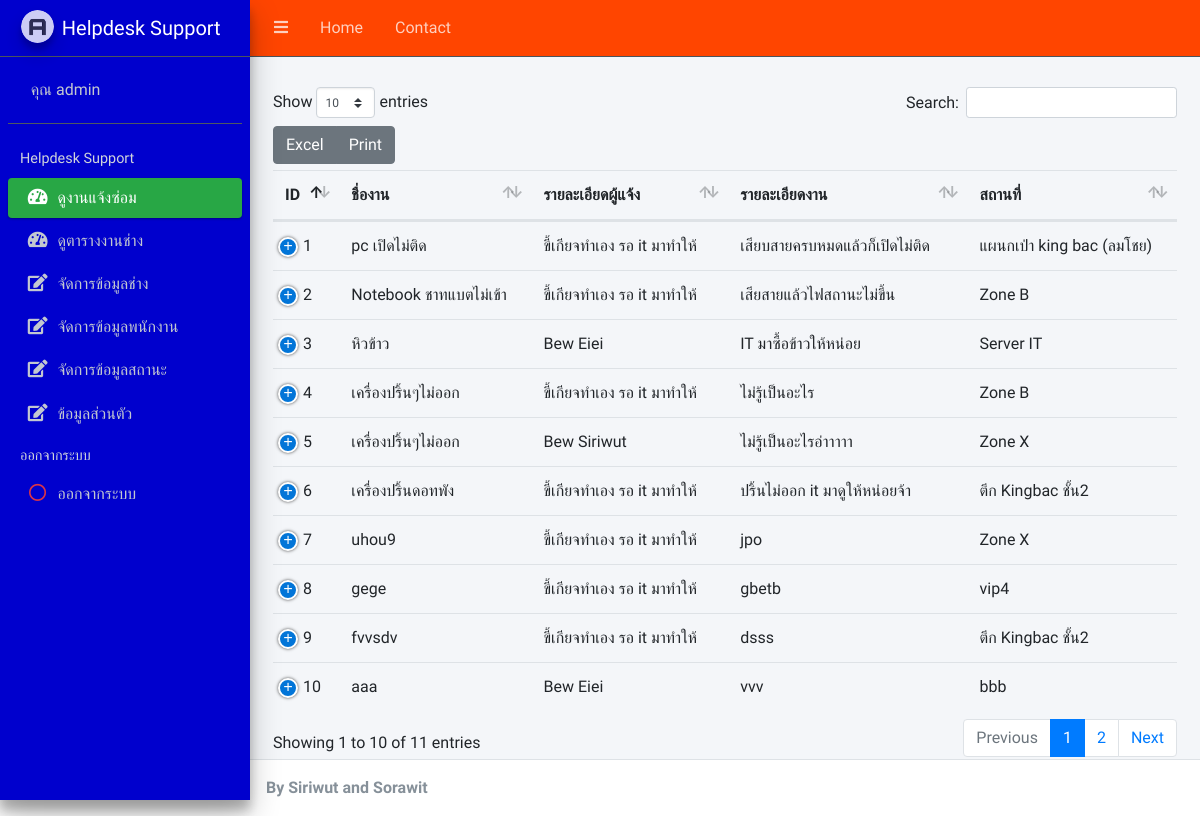
/admin/ (signed in), run on the app's committed database.
### tables this page shows
CREATE TABLE `tbl_case` (
  `case_id` int(11) NOT NULL COMMENT 'PK',
  `user_id` int(11) NOT NULL COMMENT 'tbl_login',
  `status_id` int(11) NOT NULL DEFAULT 1 COMMENT 'tbl_status',
  `tec_id` int(11) NOT NULL COMMENT 'ช่าง',
  `name_case` varchar(100) NOT NULL COMMENT 'แจ้งซ่อม',
  `detail_case` varchar(250) NOT NULL COMMENT 'รายละเอียด',
  `place_case` varchar(100) NOT NULL COMMENT 'สถานที่',
  `date_case` timestamp NULL DEFAULT current_timestamp() COMMENT 'วันที่แจ้งซ่อม',
  `date_assign` timestamp NULL DEFAULT NULL COMMENT 'วันที่ส่งมอบงาน',
  `date_sent` timestamp NULL DEFAULT NULL COMMENT 'วันที่รับงาน',
  `date_close` timestamp NULL DEFAULT NULL COMMENT 'วันที่ปิดงาน',
  `date_period` varchar(50) NOT NULL COMMENT 'ระยะเวลา'
);

### admin/case_list.php (the view, shortened to what this page needs)
<?php
  include("condb.php");
     $query_case = "SELECT c.*,u.u_name,u.u_lastname,s.status_name,u.u_tel,u.u_email,s.status_id
     FROM tbl_case as c
     INNER JOIN tbl_login as u ON c.user_id = u.user_id
     INNER JOIN tbl_status as s ON c.status_id = s.status_id
     order by case_id " or die ("Error:" . mysqli_error());
       $result = mysqli_query($con, $query_case);
  ?>
<table id="example1" class="table table-hover text-nowrap">
    <thead>
        <tr role="row" class="info">
            <th tabindex="0" rowspan="1" colspan="1" style="width: 5%;">ID</th>
            <th tabindex="0" rowspan="1" colspan="1" style="width: 10%;">ชื่องาน</th>
            <th tabindex="0" rowspan="1" colspan="1" style="width: 15%;">รายละเอียดผู้แจ้ง</th>
            <th tabindex="0" rowspan="1" colspan="1" style="width: 20%;">รายละเอียดงาน</th>
            <th tabindex="0" rowspan="1" colspan="1" style="width: 10%;">สถานที่</th>
        </tr>
    </thead>
    <tbody>
        <?php foreach ($result as $row) {  ?>
        <tr>
            <td>
                <?php echo $row['case_id'];; ?>
            </td>
            <td>
                <?php echo $row['name_case']; ?>
            </td>
            <td>
                <?php echo $row['u_name'].' '.$row['u_lastname'] ?>
            </td>
            <td>
                <?php echo $row['detail_case']; ?>
            </td>
            <td>
                <?php echo $row['place_case']; ?>
            </td>
            <?php   } ?>
        </tr>
    </tbody>
</table>

### data on the page
tbl_case: case_id "1", name_case "pc เปิดไม่ติด", user.u_name "ขี้เกียจทำเอง", user.u_lastname "รอ it มาทำให้", detail_case "เสียบสายครบหมดแล้วก็เปิดไม่ติด", place_case "แผนกเป่า king bac (ลมโชย)"
tbl_case: case_id "2", name_case "Notebook ชาทแบตไม่เข้า", user.u_name "ขี้เกียจทำเอง", user.u_lastname "รอ it มาทำให้", detail_case "เสียสายแล้วไฟสถานะไม่ขึ้น", place_case "Zone B"
tbl_case: case_id "3", name_case "หิวข้าว", user.u_name "Bew", user.u_lastname "Eiei", detail_case "IT มาซื้อข้าวให้หน่อย", place_case "Server IT"
tbl_case: case_id "4", name_case "เครื่องปริ้นๆไม่ออก", user.u_name "ขี้เกียจทำเอง", user.u_lastname "รอ it มาทำให้", detail_case "ไม่รู้เป็นอะไร", place_case "Zone B"
tbl_case: case_id "5", name_case "เครื่องปริ้นๆไม่ออก", user.u_name "Bew", user.u_lastname "Siriwut", detail_case "ไม่รู้เป็นอะไรอ่าาาาา", place_case "Zone X"
tbl_case: case_id "6", name_case "เครื่องปริ้นดอทพัง", user.u_name "ขี้เกียจทำเอง", user.u_lastname "รอ it มาทำให้", detail_case "ปริ้นไม่ออก it มาดูให้หน่อยจ้า", place_case "ตึก Kingbac ชั้น2"
tbl_case: case_id "7", name_case "uhou9", user.u_name "ขี้เกียจทำเอง", user.u_lastname "รอ it มาทำให้", detail_case "jpo", place_case "Zone X"
tbl_case: case_id "8", name_case "gege", user.u_name "ขี้เกียจทำเอง", user.u_lastname "รอ it มาทำให้", detail_case "gbetb", place_case "vip4"
tbl_case: case_id "9", name_case "fvvsdv", user.u_name "ขี้เกียจทำเอง", user.u_lastname "รอ it มาทำให้", detail_case "dsss", place_case "ตึก Kingbac ชั้น2"
tbl_case: case_id "10", name_case "aaa", user.u_name "Bew", user.u_lastname "Eiei", detail_case "vvv", place_case "bbb"

### other printed values
$_SESSION["u_name"] "admin"
